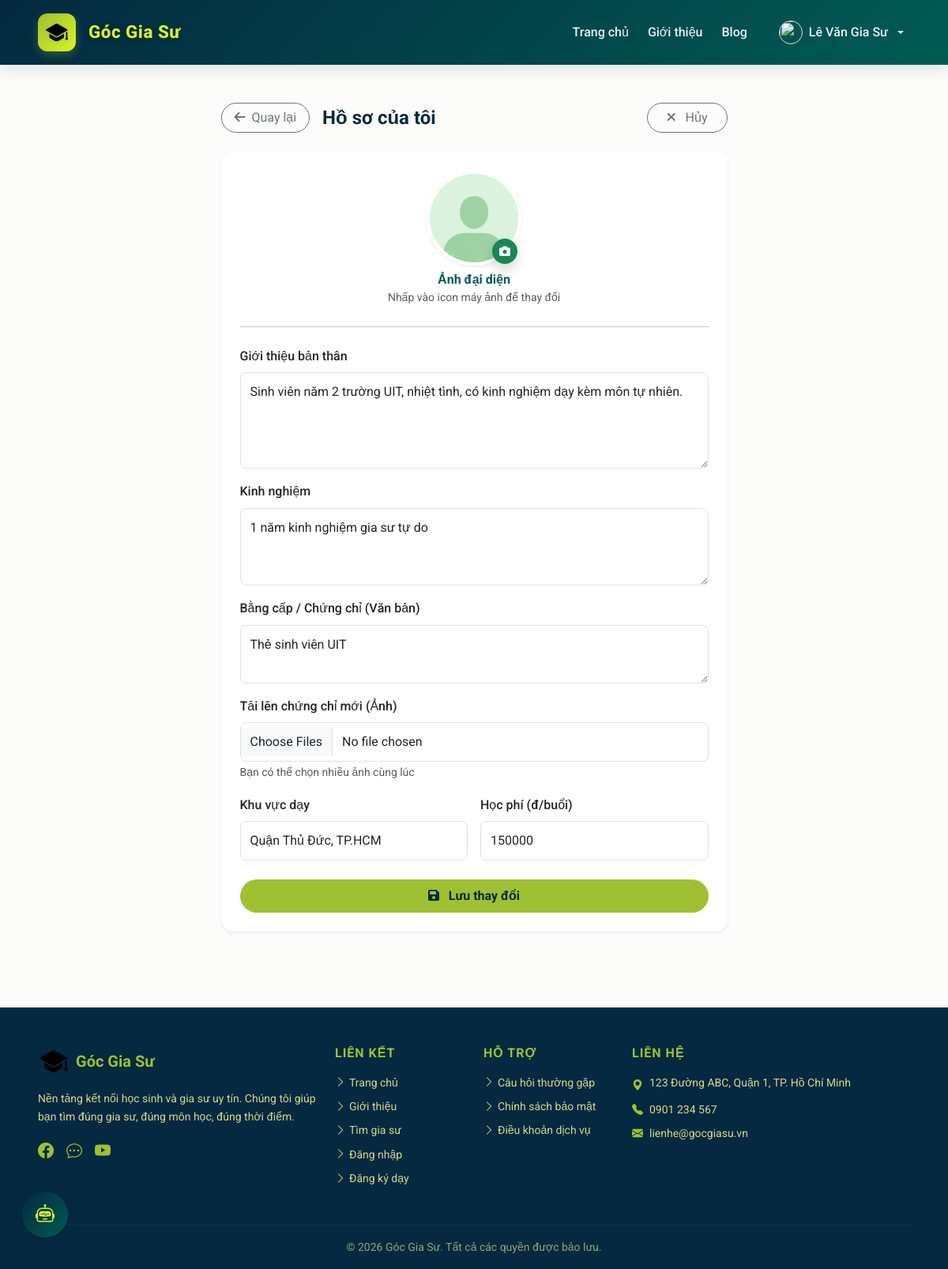
Screenshot of /index.php?page=tutor_edit&edit=1 (signed in) with the database file from the repository.
### tables this page shows
CREATE TABLE `tutors` (
  `Id` int(11) NOT NULL,
  `User_id` int(11) NOT NULL,
  `Bio` text DEFAULT NULL,
  `Experience` text DEFAULT NULL,
  `Qualifications` text DEFAULT NULL,
  `Location` varchar(255) DEFAULT NULL,
  `Hourly_rate` decimal(10,2) DEFAULT NULL,
  `Status` enum('pending','approved','rejected') DEFAULT 'pending',
  `Avg_rating` decimal(3,2) DEFAULT 0.00
);

### Controllers/TutorController.php (called while the page is built, shortened)
<?php
require_once __DIR__ . '/../Models/TutorModel.php';
require_once __DIR__ . '/../core/session.php';
class TutorController
{
    private TutorModel $tutorModel;
    public function __construct()
    {
        $this->tutorModel = new TutorModel();
    }
public function editProfile(): void
{
    $user  = currentUser();
    $tutor = $this->tutorModel->findByUserId($user['id']);
    require_once __DIR__ . '/../Views/TutorEditProfile.php';
}
}

### core/Connect_DataBase.php (called while the page is built, shortened)
<?php
function getDB(): PDO
{
    static $pdo = null;
    if ($pdo === null) {
        $dsn = sprintf(
            'mysql:host=%s;dbname=%s;charset=%s',
            DB_HOST, DB_NAME, DB_CHARSET
        );
        $options = [
            PDO::ATTR_ERRMODE            => PDO::ERRMODE_EXCEPTION,
            PDO::ATTR_DEFAULT_FETCH_MODE => PDO::FETCH_ASSOC,
            PDO::ATTR_EMULATE_PREPARES   => false,
        ];
        try {
            $pdo = new PDO($dsn, DB_USER, DB_PASS, $options);
        } catch (PDOException $e) {
            error_log('Lỗi kết nối database: ' . $e->getMessage());
            die(json_encode(['error' => 'Không thể kết nối cơ sở dữ liệu.']));
        }
    }
    return $pdo;
}

### core/session.php (called while the page is built, shortened)
<?php
function currentUser(): array
{
    return [
        'id'     => $_SESSION['user_id'] ?? null,
        'name'   => $_SESSION['name']    ?? '',
        'role'   => $_SESSION['role']    ?? '',
        'email'  => $_SESSION['email']   ?? '',
        'avatar' => $_SESSION['avatar']  ?? '',
    ];
}

### Models/TutorModel.php (called while the page is built, shortened)
<?php
require_once __DIR__ . '/../core/Connect_DataBase.php';
class TutorModel
{
    private PDO $db;
    public function __construct()
    {
        $this->db = getDB();
    }
    public function findByUserId(int $userId): array|false
{
    $sql = "SELECT * FROM tutors WHERE User_id = ? LIMIT 1";
    $stmt = $this->db->prepare($sql);
    $stmt->execute([$userId]);
    return $stmt->fetch();
}
}

### Views/TutorEditProfile.php (the view, shortened to what this page needs)
<?php
require_once __DIR__ . '/partials/header.php';
$editMode = isset($_GET['edit']);
$avatar   = $tutor['Avatar'] ?? null;
$avatarSrc = $avatar ? '/assets/uploads/' . htmlspecialchars($avatar) : '/assets/avt.jpg';
$tutorSubjects = $tutorSubjects ?? [];
?>
<div class="container py-5">
    <div class="row justify-content-center">
        <div class="col-lg-7">
            <div class="d-flex align-items-center justify-content-between mb-4">
                <div class="d-flex align-items-center gap-3">
                    <a href="/index.php?page=tutor_dashboard" class="btn btn-outline-secondary rounded-pill px-3">
                        <i class="fa-solid fa-arrow-left me-1"></i> Quay lại
                    </a>
                    <h4 class="fw-bold mb-0" style="color:#042940;">Hồ sơ của tôi</h4>
                </div>
                <?php if (!$editMode): ?>
                <a href="/index.php?page=tutor_edit&edit=1"
                   class="btn rounded-pill px-4 fw-bold"
                   style="background:#9FC131; color:#042940;">
                    <i class="fa-solid fa-pen me-2"></i> Chỉnh sửa
                </a>
                <?php else: ?>
                <a href="/index.php?page=tutor_edit"
                   class="btn btn-outline-secondary rounded-pill px-4">
                    <i class="fa-solid fa-xmark me-2"></i> Hủy
                </a>
                <?php endif; ?>
            </div>
            <?php if (!$editMode): ?>
            <div class="card border-0 shadow-sm rounded-4 overflow-hidden">
                <div style="height:100px; background:linear-gradient(135deg,#042940,#005C53);"></div>
                <div class="px-4 pb-4">
                    <div class="d-flex align-items-end justify-content-between" style="margin-top:-50px;">
                        <img src="<?= $avatarSrc ?>"
                             class="rounded-circle border border-4 border-white shadow"
                             style="width:90px; height:90px; object-fit:cover;">
                        <span class="badge rounded-pill px-3 py-2 mb-2"
                              style="background:<?= $tutor['Status']==='approved' ? '#E8F5E9' : '#FFF3E0' ?>;
                                     color:<?= $tutor['Status']==='approved' ? '#2E7D32' : '#E65100' ?>;">
                            <?= $tutor['Status'] === 'approved' ? '✔ Đã duyệt' : '⏳ Chờ duyệt' ?>
                        </span>
                    </div>
                    <h4 class="fw-bold mt-2 mb-0" style="color:#042940;">
                        <?= htmlspecialchars($_SESSION['name'] ?? '') ?>
                    </h4>
                    <p class="text-muted small mb-3">
                        <i class="fa-solid fa-location-dot me-1"></i>
                        <?= htmlspecialchars($tutor['Location'] ?? 'Chưa cập nhật') ?>
                    </p>
                    <?php if (!empty($tutorSubjects)): ?>
                    <div class="mb-3 d-flex flex-wrap gap-2">
                        <?php foreach ($tutorSubjects as $s): ?>
                        <span class="badge rounded-pill px-3 py-2"
                              style="background:#E3F2FD; color:#1565C0; font-size:0.8rem;">
                            <?= htmlspecialchars($s['Name']) ?>
                        </span>
                        <?php endforeach; ?>
                    </div>
                    <?php endif; ?>
                    <hr>
                    <div class="row g-3 mb-3">
                        <div class="col-6">
                            <div class="p-3 rounded-3" style="background:#F8F9FA;">
                                <div class="text-muted small mb-1"><i class="fa-solid fa-money-bill me-1"></i>Học phí</div>
                                <div class="fw-bold" style="color:#005C53;">
                                    <?= number_format($tutor['Hourly_rate'] ?? 0) ?>đ / buổi
                                </div>
                            </div>
                        </div>
                        <div class="col-6">
                            <div class="p-3 rounded-3" style="background:#F8F9FA;">
                                <div class="text-muted small mb-1"><i class="fa-solid fa-star me-1"></i>Đánh giá</div>
                                <div class="fw-bold" style="color:#005C53;">
                                    ⭐ <?= number_format($tutor['Avg_rating'] ?? 0, 1) ?> / 5
                                </div>
                            </div>
                        </div>
                    </div>
                    <div class="mb-3">
                        <h6 class="fw-bold" style="color:#042940;">Giới thiệu bản thân</h6>
                        <p class="text-muted mb-0" style="line-height:1.7;">
                            <?= nl2br(htmlspecialchars($tutor['Bio'] ?? 'Chưa cập nhật.')) ?>
                        </p>
                    </div>
                    <div class="mb-3">
                        <h6 class="fw-bold" style="color:#042940;">Kinh nghiệm</h6>
                        <p class="text-muted mb-0" style="line-height:1.7;">
                            <?= nl2br(htmlspecialchars($tutor['Experience'] ?? 'Chưa cập nhật.')) ?>
                        </p>
                    </div>
                    <div>
                        <h6 class="fw-bold" style="color:#042940;">Bằng cấp / Chứng chỉ</h6>
                        <div class="d-flex flex-wrap gap-2 mt-2">
                            <?php
                            $certs = array_filter(explode(',', $tutor['Qualifications'] ?? ''));
                            if (!empty($certs)):
                                foreach ($certs as $cert):
                                    $cert = trim($cert);
                                    if (str_contains($cert, 'assets/uploads/')):
                            ?>
                                        <div class="border rounded p-1 shadow-sm bg-white" style="width: 100px; height: 100px;">
                                            <img src="/<?= htmlspecialchars($cert) ?>"
                                                 class="w-100 h-100 object-fit-cover rounded"
                                                 alt="Chứng chỉ"
                                                 style="cursor: pointer;"
                                                 onclick="window.open(this.src, '_blank')">
                                        </div>
                            <?php
                                    else:
                                        echo '<p class="text-muted mb-0">' . nl2br(htmlspecialchars($cert)) . '</p>';
                                    endif;
                                endforeach;
                            else:
                            ?>
                                <p class="text-muted mb-0">Chưa cập nhật.</p>
                            <?php endif; ?>
                        </div>
                    </div>
                </div>
            </div>
            <?php else: ?>
            <div class="card border-0 shadow-sm rounded-4 p-4">
                <form method="POST" action="/index.php?page=tutor_update" enctype="multipart/form-data">
                    <div class="mb-4 text-center">
                        <div class="position-relative d-inline-block">
                            <img src="<?= $avatarSrc ?>"
                                 id="preview-avatar"
                                 class="rounded-circle border border-4 border-white shadow-sm mb-2"
                                 style="width:120px; height:120px; object-fit:cover;">
                            <label for="avatar-input" class="position-absolute bottom-0 end-0 bg-success text-white rounded-circle d-flex align-items-center justify-content-center shadow"
                                   style="width: 32px; height: 32px; cursor: pointer; margin-bottom: 10px; margin-right: 5px;">
                                <i class="fa-solid fa-camera small"></i>
                            </label>
                        </div>
                        <h6 class="fw-bold mb-0">Ảnh đại diện</h6>
                        <small class="text-muted">Nhấp vào icon máy ảnh để thay đổi</small>
                    </div>
                    <hr class="mb-4">
                    <div class="mb-3">
                        <label class="form-label fw-medium">Giới thiệu bản thân</label>
                        <textarea name="Bio" class="form-control rounded-3" rows="4"
                                  placeholder="Mô tả về bản thân, phương pháp dạy..."><?= htmlspecialchars($tutor['Bio'] ?? '') ?></textarea>
                    </div>
                    <div class="mb-3">
                        <label class="form-label fw-medium">Kinh nghiệm</label>
                        <textarea name="Experience" class="form-control rounded-3" rows="3"
                                  placeholder="Số năm kinh nghiệm, nơi đã dạy..."><?= htmlspecialchars($tutor['Experience'] ?? '') ?></textarea>
                    </div>
                    <div class="mb-3">
                        <label class="form-label fw-medium">Bằng cấp / Chứng chỉ (Văn bản)</label>
                        <textarea name="Qualifications" class="form-control rounded-3" rows="2"
                                  placeholder="Vd: Cử nhân Sư phạm Toán, Chứng chỉ IELTS 7.0..."><?= htmlspecialchars($tutor['Qualifications'] ?? '') ?></textarea>
                    </div>
                    <div class="mb-3">
                        <label class="form-label fw-medium">Tải lên chứng chỉ mới (Ảnh)</label>
                        <input type="file" name="certificates[]" class="form-control rounded-3" multiple accept="image/*">
                        <small class="text-muted">Bạn có thể chọn nhiều ảnh cùng lúc</small>
                    </div>
                    <div class="row g-3 mb-4">
                        <div class="col-md-6">
                            <label class="form-label fw-medium">Khu vực dạy</label>
                            <input type="text" name="Location" class="form-control rounded-3"
                                   placeholder="Ví dụ: Quận 1, TP.HCM"
                                   value="<?= htmlspecialchars($tutor['Location'] ?? '') ?>">
                        </div>
                        <div class="col-md-6">
                            <label class="form-label fw-medium">Học phí (đ/buổi)</label>
                            <input type="number" name="Hourly_rate" class="form-control rounded-3"
                                   min="0" step="10000"
                                   value="<?= (int)($tutor['Hourly_rate'] ?? 0) ?>">
                        </div>
                    </div>
                    <div class="d-grid">
                        <button type="submit" class="btn fw-bold rounded-pill py-2"
                                style="background:#9FC131; color:#042940;">
                            <i class="fa-solid fa-floppy-disk me-2"></i> Lưu thay đổi
                        </button>
                    </div>
                </form>
            </div>
            <?php endif; ?>
        </div>
    </div>
</div>
<?php require_once __DIR__ . '/partials/footer.php'; ?>

### css/style.css (style rules this page uses)
:root { --color-primary: #9FC131; --color-navy: #042940; --color-teal: #005C53; --color-yellow: #DBF227; --color-beige: #D6D58E; --color-dark-green: #1a431a; --font-main: 'Roboto', sans-serif; }
body { font-family: 'Roboto', sans-serif; color: #042940; background-color: #fcfdfa; line-height: 1.6; display: flex; flex-direction: column; min-height: 100vh; }
h1, h2, h3, h4, h5, h6 { font-weight: 700; color: #005C53; }
a { text-decoration: none; color: #005C53; transition: all 0.3s ease; }
.input-group-text, .form-control, .form-select { border-color: #005C53; }
.card { border-radius: 15px; border: none; box-shadow: 0 10px 25px rgba(0,0,0,0.05); transition: all 0.3s ease; }
.form-control { padding: 12px; border-radius: 10px; border: 1px solid #e1e1e1; }

### rows the page displays
tutors: Bio "Sinh viên năm 2 trường UIT, nhiệt tình, có kinh nghiệm dạy kèm môn tự nhiên.", Experience "1 năm kinh nghiệm gia sư tự do", Qualifications "Thẻ sinh viên UIT", Location "Quận Thủ Đức, TP.HCM", Hourly_rate "150000"

### other values shown
$userName "Lê Văn Gia Sư"
